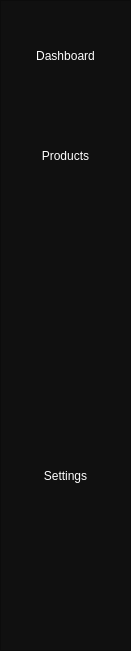
        <widget class="QFrame" name="menu_frame_2">
         <property name="geometry">
          <rect>
           <x>0</x>
           <y>50</y>
           <width>131</width>
           <height>651</height>
          </rect>
         </property>
         <property name="styleSheet">
          <string notr="true">background-color: rgb(16, 16, 16);</string>
         </property>
         <property name="frameShape">
          <enum>QFrame::StyledPanel</enum>
         </property>
         <property name="frameShadow">
          <enum>QFrame::Raised</enum>
         </property>
         <widget class="QPushButton" name="profile_button_2">
          <property name="geometry">
           <rect>
            <x>10</x>
            <y>130</y>
            <width>111</width>
            <height>51</height>
           </rect>
          </property>
          <property name="cursor">
           <cursorShape>PointingHandCursor</cursorShape>
          </property>
          <property name="styleSheet">
           <string notr="true">
QPushButton {
                
	background-color: rgb(16, 16, 16);
                border: none;
                border-radius: 5px;
				color: white
            }
QPushButton:hover {
                background-color: blue;
            }
</string>
          </property>
          <property name="text">
           <string>Products</string>
          </property>
          <property name="icon">
           <iconset resource="icons.qrc">
            <normaloff>:/icons/Downloads/account-circle.png</normaloff>:/icons/Downloads/account-circle.png</iconset>
          </property>
          <property name="iconSize">
           <size>
            <width>40</width>
            <height>40</height>
           </size>
          </property>
         </widget>
         <widget class="QPushButton" name="settings_button_2">
          <property name="geometry">
           <rect>
            <x>10</x>
            <y>450</y>
            <width>111</width>
            <height>51</height>
           </rect>
          </property>
          <property name="cursor">
           <cursorShape>PointingHandCursor</cursorShape>
          </property>
          <property name="styleSheet">
           <string notr="true">
QPushButton {
                
	background-color: rgb(16, 16, 16);
                border: none;
                border-radius: 5px;
				color: white
            }
QPushButton:hover {
                background-color: blue;
            }
</string>
          </property>
          <property name="text">
           <string>Settings</string>
          </property>
          <property name="icon">
           <iconset resource="icons.qrc">
            <normaloff>:/icons/Downloads/settingsicon1.png</normaloff>:/icons/Downloads/settingsicon1.png</iconset>
          </property>
          <property name="iconSize">
           <size>
            <width>40</width>
            <height>40</height>
           </size>
          </property>
         </widget>
         <widget class="QPushButton" name="dashboard_button">
          <property name="geometry">
           <rect>
            <x>10</x>
            <y>30</y>
            <width>111</width>
            <height>51</height>
           </rect>
          </property>
          <property name="cursor">
           <cursorShape>PointingHandCursor</cursorShape>
          </property>
          <property name="autoFillBackground">
           <bool>false</bool>
          </property>
          <property name="styleSheet">
           <string notr="true">
QPushButton {
                icon-position: left;
	background-color: rgb(16, 16, 16);
                border: none;
                border-radius: 5px;
				color: white
            }
QPushButton:hover {
                background-color: blue;
            }
</string>
          </property>
          <property name="text">
           <string>Dashboard</string>
          </property>
          <property name="icon">
           <iconset resource="icons.qrc">
            <normaloff>:/icons/Downloads/home-rounded.png</normaloff>:/icons/Downloads/home-rounded.png</iconset>
          </property>
          <property name="iconSize">
           <size>
            <width>40</width>
            <height>40</height>
           </size>
          </property>
          <property name="checkable">
           <bool>false</bool>
          </property>
         </widget>
        </widget>
